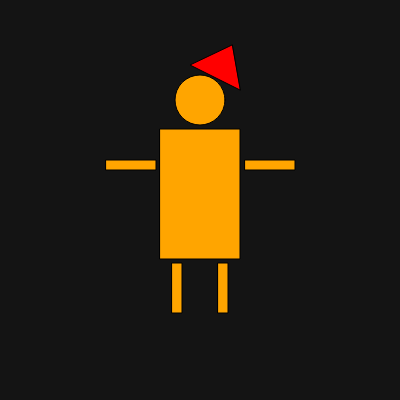
Frame 1 (no input)
Frame 60 (no input): identical to frame 1, image omitted
Frame 120 (the mouse pressed at the canvas centre since frame 60): identical to frame 1, image omitted

The p5.js sketch that drew this single still picture (run headless with seeded random() and noise() and a simulated clock; from frame 60 on, the mouse is pressed at the canvas centre):

// p5.js sketch
// ── sketch.js
function setup() {
    createCanvas(400, 400);
}

function draw() {
    background(20);
    //text("X: " + mouseX + ", Y: " + mouseY, mouseX, mouseY);
    fill("orange");

    circle(200, 100, 50);
    rect(160, 129, 80, 130)
    rect(172, 263, 10, 50);
    rect(218, 263, 10, 50);
    rect(245, 160, 50, 10);
    rect(106, 160, 50, 10);

    fill("red");
    triangle(232, 45, 190, 65, 240, 90)

}
